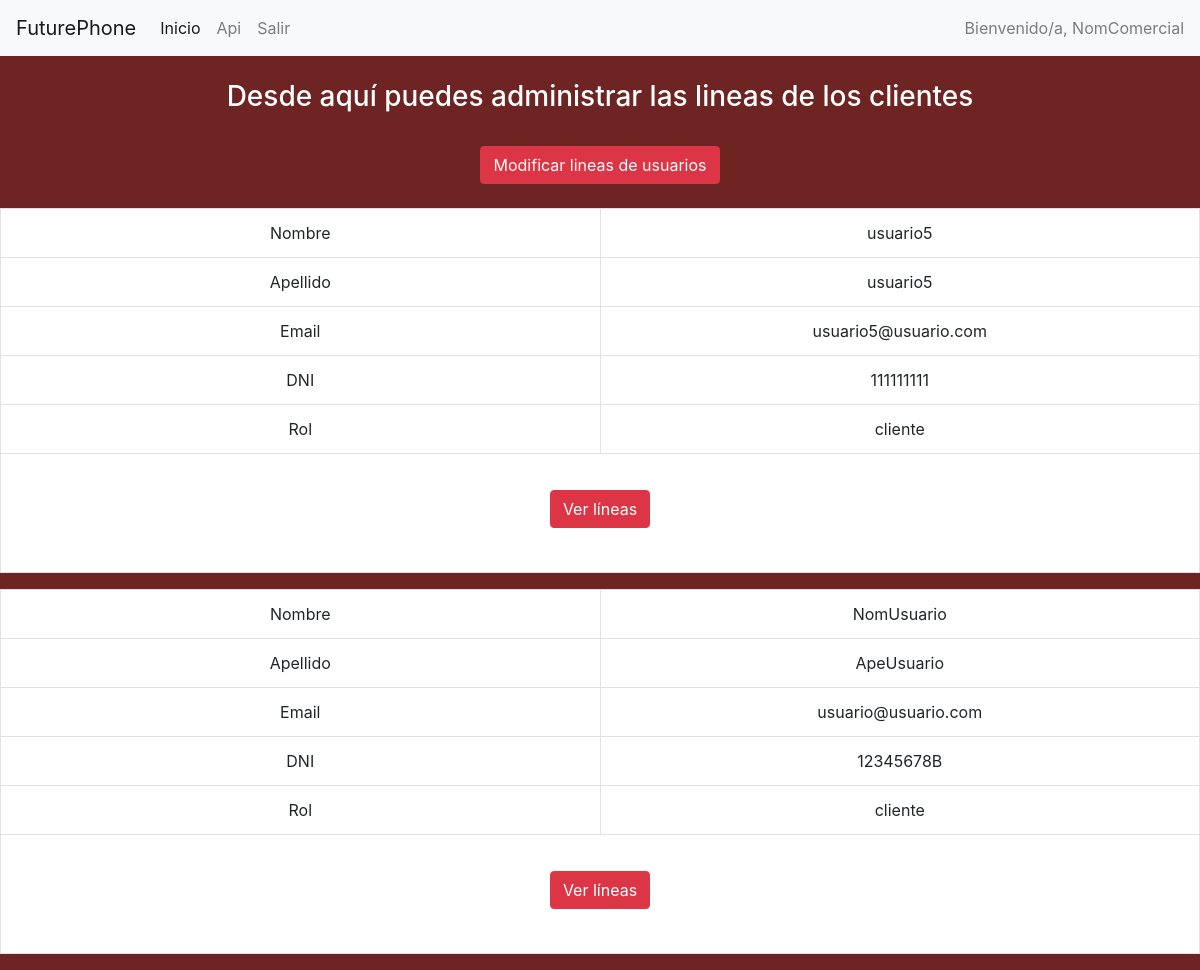
Screenshot of /principalComercial.php (signed in) with the database file from the repository.
### tables this page shows
CREATE TABLE `usuario` (
  `DNIUsu` varchar(9) NOT NULL COMMENT '	',
  `PwdUsu` varchar(45) NOT NULL,
  `NomUsu` varchar(45) NOT NULL,
  `ApeUsu` varchar(45) NOT NULL,
  `EmaUsu` varchar(45) NOT NULL,
  `ConUsu` varchar(9) NOT NULL,
  `IdRol` int(11) NOT NULL,
  `apiKey` varchar(255) DEFAULT NULL
);

CREATE TABLE `roles` (
  `idRol` int(11) NOT NULL,
  `NomRol` varchar(45) NOT NULL
);

### libs/settings.config.php (called while the page is built)
<?php
function dbConfig(){
    return $localhost   = array(
	'driver' => 'mysql',
	'host' => 'localhost',
	'dbname' => 'futurephone',
	'username' => 'root',
    'password' => '');
}

### libs/DBConnection.php (called while the page is built, shortened)
<?php
Class DBConnection {
    protected $_config;
    private $dbc;
    public function __construct( array $config ) {
        $this->_config = $config;
    }
    public function __destruct() {
		$this->dbc = NULL;
	}
    private function getPDOConnection() {
        if ($this->dbc == NULL) {
            $dsn = "" .
                $this->_config['driver'] .
                ":host=" . $this->_config['host'] .
                ";dbname=" . $this->_config['dbname'];
            try {
                $this->dbc = new PDO( $dsn, $this->_config[ 'username' ], $this->_config[ 'password' ] );
            } catch( PDOException $e ) {
                echo __LINE__.$e->getMessage();
            }
        }
    }
    public function runQueryPDO($sql, $parameters = []) {
        $stmt = $this->dbc->prepare($sql);
        $stmt->execute($parameters);
        return $stmt;
    }
}

### principalComercial.php (the view, shortened to what this page needs)
<?php
require_once("libs/DBConnection.php");
require_once("libs/navbar.php") ;
    $db = new DBConnection(dbConfig());
?>
<!DOCTYPE html>
<html>
    <head>
        <link rel="stylesheet" href="https://stackpath.bootstrapcdn.com/bootstrap/4.3.1/css/bootstrap.min.css">
        </head>
    <body style="background-color: #6F2424">
        <br>
        <div class="text-center">
            <h3 style="color:white">Desde aquí puedes administrar las lineas de los clientes</h3>
            <br>
            <div style="padding-bottom: 2%;">
                <button class="btn btn-danger" onclick="location.href='gestorTarifasComercial.php'">Modificar lineas de usuarios</button>
            </div>
        </div>
            <?php
        $sql = "SELECT * FROM usuario WHERE IdRol != '0'";
        $usuarios = $db->runQueryPDO($sql)->fetchAll();
        for($i = 0 ; $i < count($usuarios); $i++){
            $nombre = $usuarios[$i]["NomUsu"];
            $apellido = $usuarios[$i]["ApeUsu"];
            $email = $usuarios[$i]["EmaUsu"];
            $dni = $usuarios[$i]["DNIUsu"];
            $rol = $usuarios[$i]["IdRol"];
            $rol = $db->runQueryPDO("SELECT NomRol FROM roles where idRol = ?", [$rol])->fetchAll();
            $rol = $rol[0]["NomRol"];
            if($rol == 'cliente'){
            ?>
                    <div class="text-center">
                        <table style="background-color:white" class="table table-bordered">
                            <tr>
                                <td style="width: 50%">Nombre</td>
                                <td style="width: 50%"><?= $nombre?></td>
                            </tr>
                            <tr>
                                <td>Apellido</td>
                                <td><?= $apellido?></td>
                            </tr>
                            <tr>
                                <td>Email</td>
                                <td><?= $email?></td>
                            </tr>
                            <tr>
                                <td>DNI</td>
                                <td><?= $dni?></td>
                            </tr>
                            <tr>
                                <td>Rol</td>
                                <td><?= $rol?></td>
                            </tr>
                            <?php if($usuarios[$i]["IdRol"] == '2'){ ?>
                                    <tr>
                                        <td align="center" colspan="2">
                                                <div class="form-group">
                                                  <div class="col-md-4">
                                                  <button data-state="0" data-dnipass="<?= $dni?>" name="ver" class="ver btn btn-danger">Ver líneas</button>
                                                  </div>
                                                </div>
                                        </td>
                                    </tr>
                                <?php } ?>
                        </table>
                    </div>
                </div>
          <?php }} ?>
    </body>
</html>

### rows the page displays
usuario: NomUsu "usuario5", ApeUsu "usuario5", EmaUsu "usuario5@usuario.com", DNIUsu "111111111", IdRol.NomRol "cliente"
usuario: NomUsu "NomUsuario", ApeUsu "ApeUsuario", EmaUsu "usuario@usuario.com", DNIUsu "12345678B", IdRol.NomRol "cliente"

### other values shown
$nombre "NomComercial"
